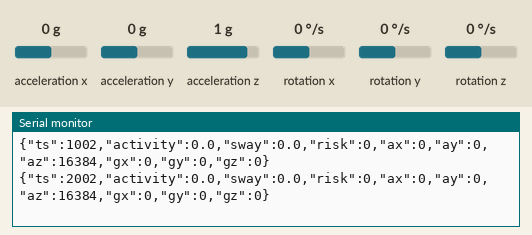
Bench run of a sketch on a simulated Arduino Uno, built with avr-gcc and run on an emulated ATmega328P. Shown: the last lines printed to the serial monitor. Wiring (inferred from the names in the program): MPU-6050 motion sensor at I2C address 0x68. Inputs (shaded band) come from the test bench; at power-on: acceleration z 1 g, rotation x 0 °/s, acceleration x 0 g, acceleration y 0 g, rotation y 0 °/s, rotation z 0 °/s.

Above: at 2.2 s.
2.3 s: acceleration z set to -0.1 g
At 3.8 s:
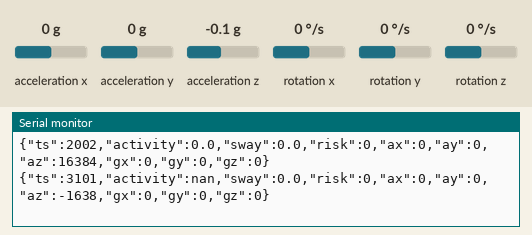
5.3 s: rotation x set to -100 °/s
At 7.0 s:
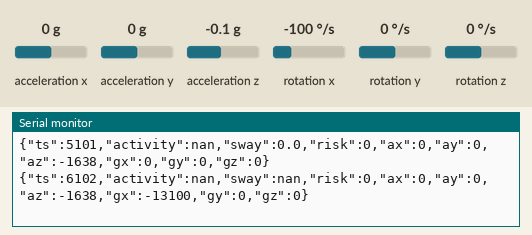
8.3 s: acceleration x set to -1.4 g
At 9.6 s:
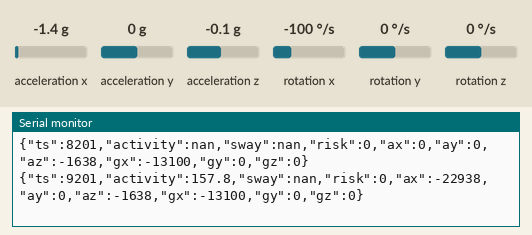
11.3 s: acceleration y set to -1.4 g
At 11.3 s:
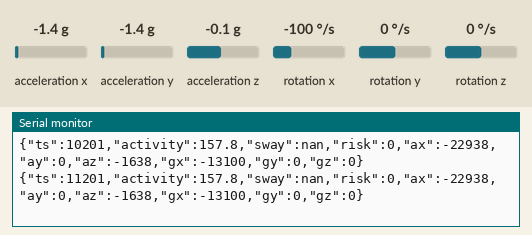
12.8 s: rotation y set to -192 °/s
At 13.9 s:
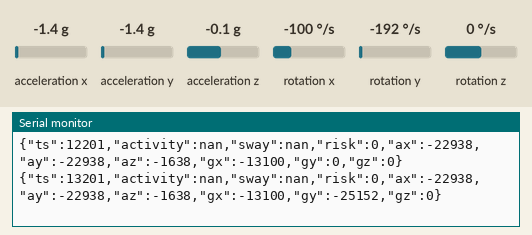
Timing chart, 0 to 15.3 s (numbered marks = the images above; inputs shaded):
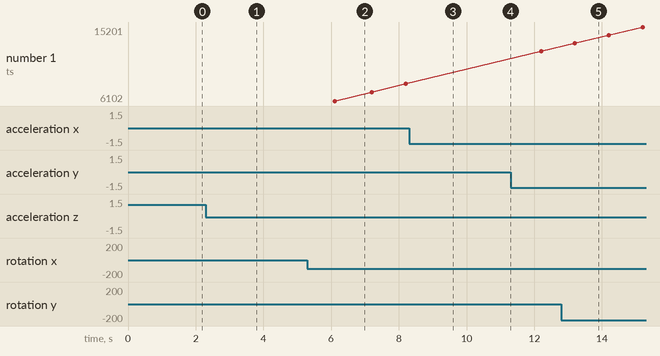

Measured:
- after the input at 2.3 s, the serial monitor: prints a new line after 0.80 s (image 1)
- after the input at 5.3 s, the serial monitor: prints a new line after 0.80 s (image 2)
- after the input at 8.3 s, the serial monitor: prints a new line after 0.90 s (image 3)
- after the input at 12.8 s, the serial monitor: prints a new line after 0.40 s (image 5)

The sketch:

MPU6050_Delirium_JSON.ino
```cpp
/*
 * MPU6050 -> JSON Serial Output (every 1s)
 * Minimal additions to your original code to print machine-parseable JSON lines.
 * Assumes same MPU6050 read / metrics logic as your original sketch.
 */

#include <Wire.h>

// MPU6050 I2C address
const int MPU_ADDR = 0x68;
int16_t accelX, accelY, accelZ;
int16_t gyroX, gyroY, gyroZ;

float activityLevel = 0;
float swayMagnitude = 0;
unsigned long lastReadTime = 0;
const int READ_INTERVAL = 100;
const int WINDOW_SIZE = 10;
float activityWindow[WINDOW_SIZE];
float swayWindow[WINDOW_SIZE];
int windowIndex = 0;

const float LOW_ACTIVITY_THRESHOLD = 500;
const float MODERATE_ACTIVITY_THRESHOLD = 2000;
const float HIGH_SWAY_THRESHOLD = 15000;
const float CRITICAL_SWAY_THRESHOLD = 25000;
const float SUDDEN_MOVEMENT_THRESHOLD = 30000;

enum RiskLevel {
  RISK_NORMAL,
  RISK_ELEVATED,
  RISK_HIGH,
  RISK_CRITICAL
};
RiskLevel currentRisk = RISK_NORMAL;

void setup() {
  Serial.begin(115200);
  Wire.begin();
  Wire.beginTransmission(MPU_ADDR);
  Wire.write(0x6B);
  Wire.write(0);
  Wire.endTransmission(true);
  Wire.beginTransmission(MPU_ADDR);
  Wire.write(0x1C);
  Wire.write(0x00);
  Wire.endTransmission(true);
  Wire.beginTransmission(MPU_ADDR);
  Wire.write(0x1B);
  Wire.write(0x00);
  Wire.endTransmission(true);
  for (int i = 0; i < WINDOW_SIZE; i++) {
    activityWindow[i] = 0;
    swayWindow[i] = 0;
  }
  delay(1000);
}

void loop() {
  unsigned long currentTime = millis();
  if (currentTime - lastReadTime >= READ_INTERVAL) {
    lastReadTime = currentTime;
    readMPU6050();
    calculateMetrics();
    assessRisk();
    // Print a single JSON line every 1000ms (1s) for easier UI updating
    static unsigned long lastJson = 0;
    if (millis() - lastJson >= 1000) {
      lastJson = millis();
      printJson();
    }
  }
}

void readMPU6050() {
  Wire.beginTransmission(MPU_ADDR);
  Wire.write(0x3B);
  Wire.endTransmission(false);
  Wire.requestFrom(MPU_ADDR, 14, true);
  accelX = Wire.read() << 8 | Wire.read();
  accelY = Wire.read() << 8 | Wire.read();
  accelZ = Wire.read() << 8 | Wire.read();
  Wire.read(); Wire.read();
  gyroX = Wire.read() << 8 | Wire.read();
  gyroY = Wire.read() << 8 | Wire.read();
  gyroZ = Wire.read() << 8 | Wire.read();
}

void calculateMetrics() {
  float accelMagnitude = sqrt(sq(accelX) + sq(accelY) + sq(accelZ));
  float gyroMagnitude = sqrt(sq(gyroX) + sq(gyroY) + sq(gyroZ));
  activityWindow[windowIndex] = accelMagnitude;
  swayWindow[windowIndex] = gyroMagnitude;
  windowIndex = (windowIndex + 1) % WINDOW_SIZE;
  activityLevel = 0;
  swayMagnitude = 0;
  for (int i = 0; i < WINDOW_SIZE; i++) {
    activityLevel += activityWindow[i];
    swayMagnitude += swayWindow[i];
  }
  activityLevel /= WINDOW_SIZE;
  swayMagnitude /= WINDOW_SIZE;
}

void assessRisk() {
  if (swayMagnitude > CRITICAL_SWAY_THRESHOLD || activityLevel > SUDDEN_MOVEMENT_THRESHOLD) {
    currentRisk = RISK_CRITICAL;
  } else if (swayMagnitude > HIGH_SWAY_THRESHOLD) {
    currentRisk = RISK_HIGH;
  } else if (swayMagnitude > HIGH_SWAY_THRESHOLD * 0.6 || activityLevel > MODERATE_ACTIVITY_THRESHOLD) {
    currentRisk = RISK_ELEVATED;
  } else {
    currentRisk = RISK_NORMAL;
  }
}

void printJson() {
  // Example JSON:
  // {"ts":1700000000,"activity":1234.1,"sway":5678.2,"risk":2,"ax":123,"ay":456,"az":789}
  unsigned long ts = millis();
  Serial.print("{");
  Serial.print("\"ts\":"); Serial.print(ts);
  Serial.print(",\"activity\":"); Serial.print(activityLevel,1);
  Serial.print(",\"sway\":"); Serial.print(swayMagnitude,1);
  Serial.print(",\"risk\":"); Serial.print((int)currentRisk);
  Serial.print(",\"ax\":"); Serial.print(accelX);
  Serial.print(",\"ay\":"); Serial.print(accelY);
  Serial.print(",\"az\":"); Serial.print(accelZ);
  Serial.print(",\"gx\":"); Serial.print(gyroX);
  Serial.print(",\"gy\":"); Serial.print(gyroY);
  Serial.print(",\"gz\":"); Serial.print(gyroZ);
  Serial.println("}");
}
```
